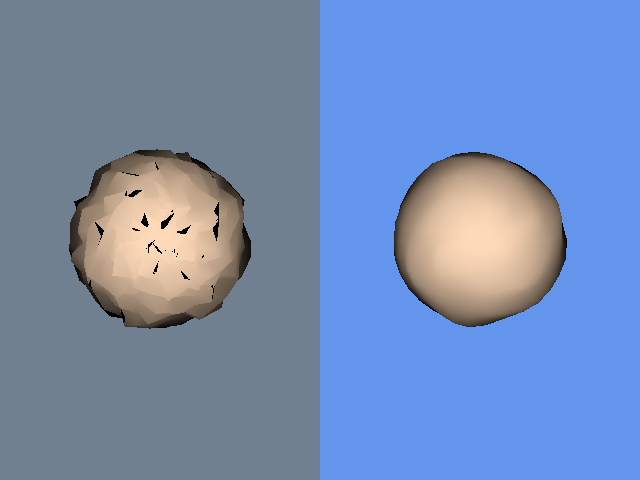

Python code for this plot:
#!/usr/bin/env python

# Smooth a noisy sphere using vtkWindowedSincPolyDataFilter, which
# applies a windowed sinc function as a low-pass filter on the mesh
# geometry. Side-by-side viewports show before (left) and after (right).

# Factory overrides: importing these modules registers the OpenGL rendering
# and interaction style implementations for vtkRenderingCore factory classes.
import vtkmodules.vtkInteractionStyle  # noqa: F401
import vtkmodules.vtkRenderingOpenGL2  # noqa: F401
# VTK pipeline classes used in this example
from vtkmodules.vtkCommonCore import vtkMinimalStandardRandomSequence
from vtkmodules.vtkFiltersCore import vtkWindowedSincPolyDataFilter
from vtkmodules.vtkFiltersSources import vtkSphereSource
from vtkmodules.vtkRenderingCore import (
    vtkActor,
    vtkCamera,
    vtkPolyDataMapper,
    vtkRenderWindow,
    vtkRenderWindowInteractor,
    vtkRenderer,
)

# Colors (normalized RGB)
slate_gray_background_rgb = (0.439, 0.502, 0.565)
cornflower_blue_background_rgb = (0.392, 0.584, 0.929)
peach_puff_rgb = (1.000, 0.855, 0.725)

# Source: generate a tessellated sphere
sphere = vtkSphereSource()
sphere.SetThetaResolution(30)
sphere.SetPhiResolution(30)
sphere.Update()

# Perturb each point with random noise
rng = vtkMinimalStandardRandomSequence()
rng.SetSeed(54321)
noisy_poly = sphere.GetOutput()
points = noisy_poly.GetPoints()
for i in range(points.GetNumberOfPoints()):
    p = list(points.GetPoint(i))
    for j in range(3):
        rng.Next()
        p[j] += rng.GetRangeValue(-0.05, 0.05)
    points.SetPoint(i, p)
noisy_poly.Modified()

# Windowed sinc smoothing: 20 iterations with a pass band of 0.1
smoother = vtkWindowedSincPolyDataFilter()
smoother.SetInputData(noisy_poly)
smoother.SetNumberOfIterations(20)
smoother.SetPassBand(0.1)
smoother.BoundarySmoothingOff()
smoother.NonManifoldSmoothingOn()
smoother.NormalizeCoordinatesOn()

# Mapper: noisy surface
noisy_mapper = vtkPolyDataMapper()
noisy_mapper.SetInputData(noisy_poly)
noisy_mapper.ScalarVisibilityOff()

noisy_actor = vtkActor()
noisy_actor.SetMapper(noisy_mapper)
noisy_actor.GetProperty().SetColor(peach_puff_rgb)

# Mapper: smoothed surface
smooth_mapper = vtkPolyDataMapper()
smooth_mapper.SetInputConnection(smoother.GetOutputPort())
smooth_mapper.ScalarVisibilityOff()

smooth_actor = vtkActor()
smooth_actor.SetMapper(smooth_mapper)
smooth_actor.GetProperty().SetColor(peach_puff_rgb)

# Left renderer: noisy mesh
left_renderer = vtkRenderer()
left_renderer.SetViewport(0.0, 0.0, 0.5, 1.0)
left_renderer.SetBackground(slate_gray_background_rgb)
left_renderer.AddActor(noisy_actor)

# Right renderer: smoothed mesh
right_renderer = vtkRenderer()
right_renderer.SetViewport(0.5, 0.0, 1.0, 1.0)
right_renderer.SetBackground(cornflower_blue_background_rgb)
right_renderer.AddActor(smooth_actor)

# Window: display the rendered scene
render_window = vtkRenderWindow()
render_window.AddRenderer(left_renderer)
render_window.AddRenderer(right_renderer)
render_window.SetWindowName("windowed sinc smoothing")
render_window.SetMultiSamples(0)
render_window.SetSize(640, 480)

# Interactor: handle mouse and keyboard events
render_window_interactor = vtkRenderWindowInteractor()
render_window_interactor.SetRenderWindow(render_window)

# Scene: shared camera
camera = vtkCamera()
camera.SetPosition(0, 0, 3)
camera.SetFocalPoint(0, 0, 0)
left_renderer.SetActiveCamera(camera)
right_renderer.SetActiveCamera(camera)
left_renderer.ResetCamera()

render_window_interactor.Initialize()
render_window_interactor.Start()
